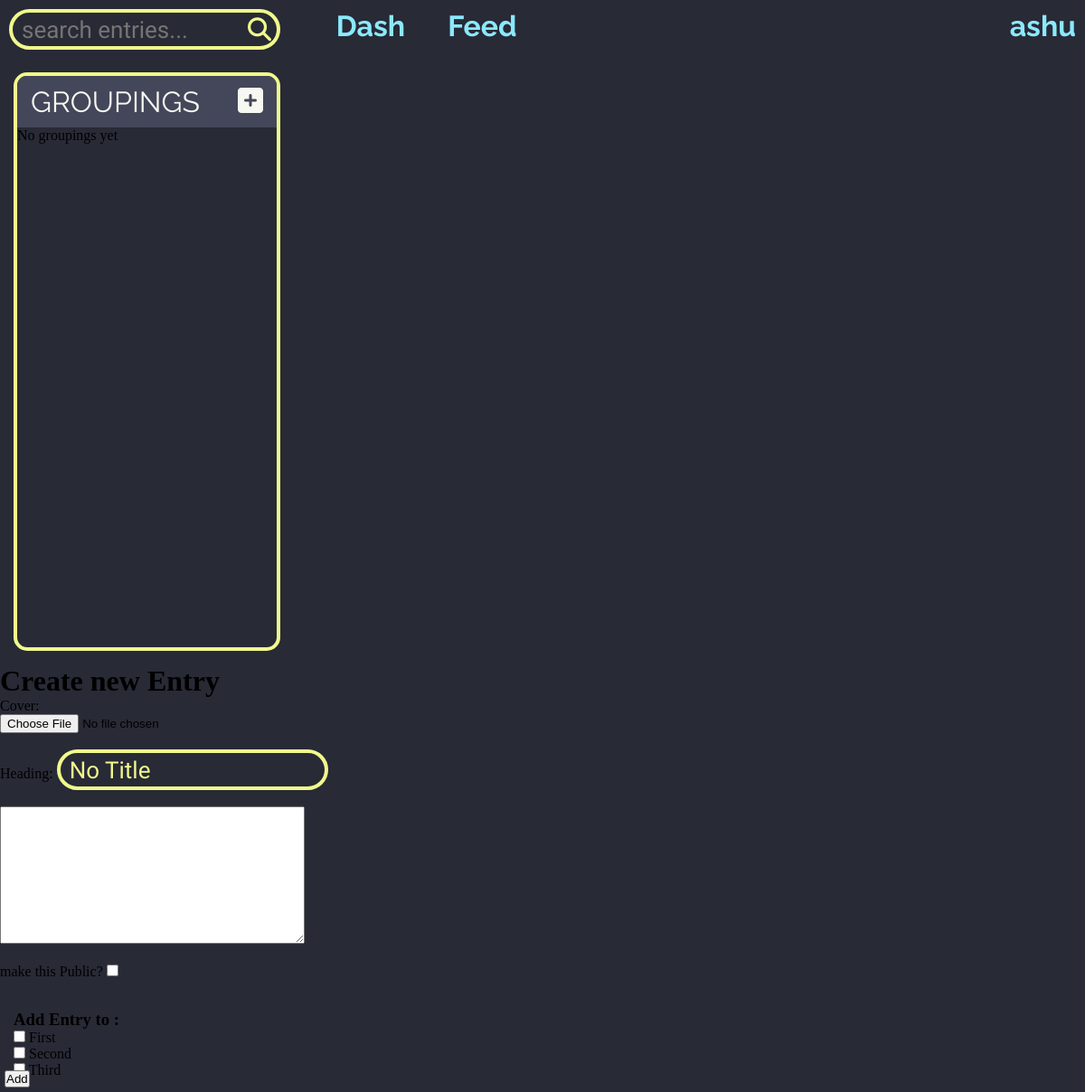
Before: /entry/new/ (signed in) with the older database file.
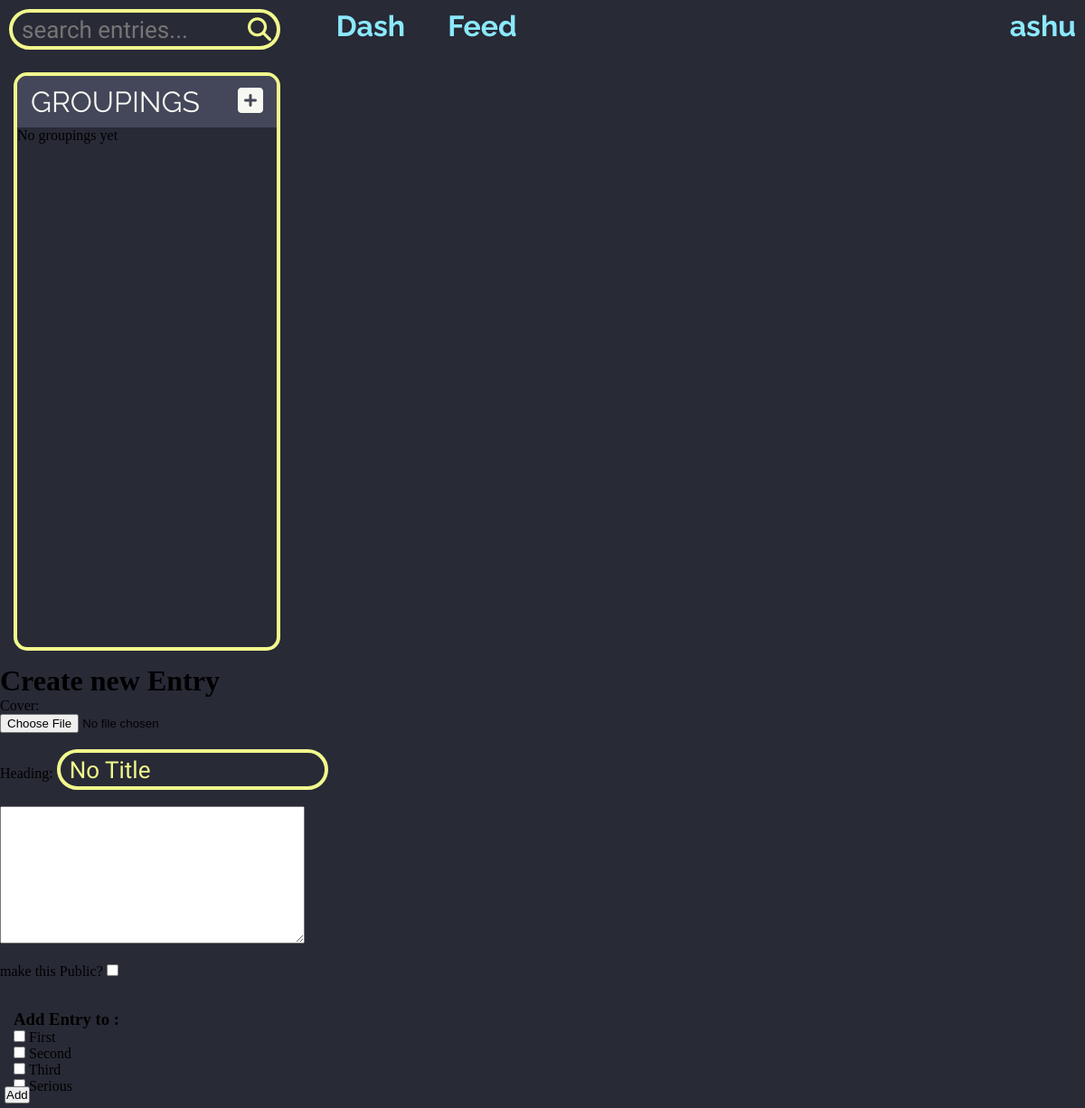
After: the same page with the newer database file.
### main/models.py (models this page shows, shortened)
class Grouping(models.Model):
    title = models.CharField(max_length=60)
    done = models.BooleanField(default=False)
    user = models.ForeignKey(User, models.CASCADE, related_name="groupings")
    entries = models.ManyToManyField("Entry",blank=True,related_name="groupings")
    created = models.DateField(auto_created=True, auto_now_add=True)

### main/views.py (the view, shortened to what this page needs)
# urls.py: path("entry/new/", views.new_entry),
def new_entry(request):
    data = {}
    if request.user.is_authenticated:
        gid = request.GET.get("grouping")
        if gid:
            gid = int(gid)
        entry_form = EntryForm()
        entry_form.fields["title"].initial = "No Title"
        data["entry_form"] = entry_form
        data["groupingid"] = gid
    else:
        return redirect("/accounts/login")
    return render(request, "main/new_entry.html", data)

### main/forms.py
class EntryForm(ModelForm):
    class Meta:
        model = models.Entry
        exclude = ["created","edited","done"]

### templates/main/new_entry.html (shortened to what this page needs)
{% extends 'base.html' %}
{% block content %}
    <h1>Create new Entry</h1>
    <form action="" method="post" enctype="multipart/form-data">
        <div>
            Cover: <br>
            {{entry_form.image}}
        </div>
        <br>
        <div>
            Heading:
            {{entry_form.title}}
        </div>
        <br>
        <div>
            {{entry_form.content}}
        </div>
        <br>
        <div>
            make this Public? {{entry_form.public}}
        </div>
        <div class="grouping">
            <br>
            <h3>Add Entry to :</h3>
            {% for grouping in user.groupings.all %}
            <p>
                <input type="checkbox" name="added_to" value="{{grouping.id}}" >
                <label for="{{grouping.id}}">{{grouping.title}}</label>
            </p>
            {% endfor %}
        </div>
        <input type="submit" value="Add">
    </form>
{% endblock %}

Changed rows visible on the page:
added Grouping: title "Serious"
